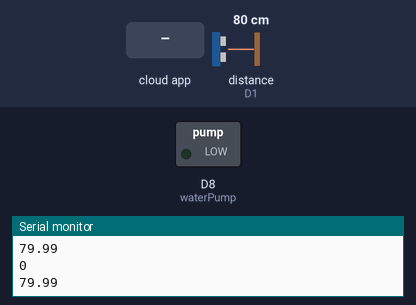
The sketch below on a simulated ESP8266 (NodeMCU). Shown: switched loads named in the sketch (green lamp = pin HIGH), the last lines printed to the serial monitor. Wiring (inferred from the names in the program): ultrasonic range finder: trigger D2; echo D1. The inputs (shaded band) are chosen by the test bench; at power-on: distance to the obstacle (sensor on D1) 80 cm. The echo pulse lasts 58.3 µs per cm; WiFi joins after 1.5 s; servers stay silent unless stated; the Firebase database answers and starts empty; pins used as bus, display or sensor lines are not drawn.

Above: at 2.7 s.
2.8 s: the phone or cloud app sets Refill to 1
At 4.4 s:
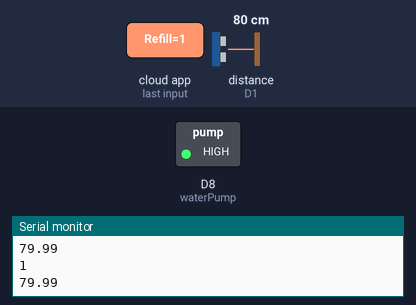
4.7 s: the phone or cloud app sets Refill to 0
At 6.4 s:
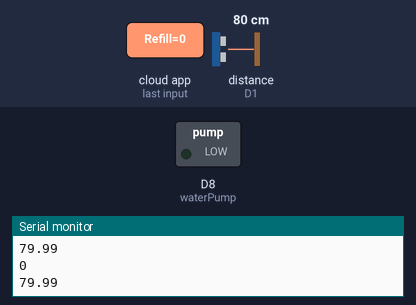
Timing chart, 0 to 7.9 s (numbered marks = the images above; inputs shaded):
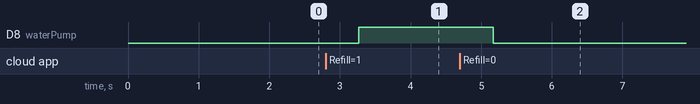

The sketch:

WaterTankProject.ino
```cpp
#include <ESP8266WiFi.h>
#include <FirebaseArduino.h>
#include <Arduino.h>

#define FIREBASE_HOST "wtank-a555e-default-rtdb.asia-southeast1.firebasedatabase.app" // Firebase host
#define FIREBASE_AUTH "VMZMwrn32cW4qYkENflQHdJngA8I3qwni0kHkWE4" // Firebase Auth code
#define WIFI_SSID "Gamaya" // Enter your WiFi Name
#define WIFI_PASSWORD "senalgamage3" // Enter your WiFi password

const int trigPin = D2;  // Define the trigger pin //static
const int echoPin = D1; // Define the echo pin
const int waterPump = D8;

int tankStatus;
int Refill;

void setup() {
  Serial.begin(9600);
  pinMode(waterPump, OUTPUT);
  pinMode(trigPin, OUTPUT);
  pinMode(echoPin, INPUT);

  WiFi.begin(WIFI_SSID, WIFI_PASSWORD);
  Serial.print("Connecting");

  while (WiFi.status() != WL_CONNECTED) {
    Serial.print(".");
    delay(500);
  }

  Serial.println();
  Serial.println("Connected.");
  Serial.println(WiFi.localIP());

  // Initialize Firebase after the WiFi connection is established
  Firebase.begin(FIREBASE_HOST, FIREBASE_AUTH);

  // Check if Firebase connection is successful
  if (Firebase.failed()) {
    Serial.println("Firebase connection failed.");
  } else {
    Serial.println("Firebase connection successful.");
  }
}

void loop() {
  // Your loop logic here
  //tankStatus = Firebase.getInt("/TankStatus");
  digitalWrite(trigPin, LOW);
  delayMicroseconds(2);
  digitalWrite(trigPin, HIGH);
  delayMicroseconds(10);
  digitalWrite(trigPin, LOW);

  long duration = pulseIn(echoPin, HIGH);
  float speedOfSound = 343.0;  // Speed of sound in meters per second (adjust as needed)
  float distance_cm = (duration * speedOfSound) / 20000.0;  // Convert to millimeters
  float distance_mm = distance_cm * 10;

  Serial.println(distance_cm);
  Firebase.setFloat("System/cm", distance_cm);
  delay(500);

  //logic to store information in firebase
  if (distance_cm < 5){
    digitalWrite(waterPump, LOW);
    Firebase.setInt("System/Refill", 0);
    Firebase.setString("System/TankStatus", "Tank is Full");
    //setfirebase to off the refill button
  }else{
    //logic waits for firebase information to refill
    Refill = Firebase.getInt("System/Refill");
    if (Refill == 1){
      digitalWrite(waterPump, HIGH);
      Serial.println(1);
    }else{
      digitalWrite(waterPump, LOW);
      Serial.println(0);
    }
  }

  if(distance_cm >= 3 && distance_cm < 4.5){
    Firebase.setString("System/TankStatus", "Tank is Half Filled");
  }else if(distance_cm > 4.5){
    Firebase.setString("System/TankStatus", "Water level is low, need a Refill!");
  }else if(distance_cm < 3){
    Firebase.setString("System/TankStatus", "Tank is Full");
  }
}
```

Measured:
- after the input at 2.8 s, D8 (waterPump): LOW → HIGH after 0.46 s
- after the input at 4.7 s, D8 (waterPump): HIGH → LOW after 0.47 s
